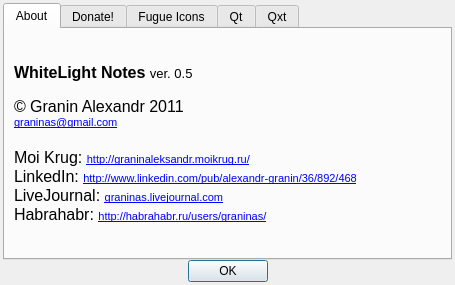
<?xml version="1.0" encoding="UTF-8"?>
<ui version="4.0">
 <class>AboutDialog</class>
 <widget class="QDialog" name="AboutDialog">
  <property name="geometry">
   <rect>
    <x>0</x>
    <y>0</y>
    <width>455</width>
    <height>285</height>
   </rect>
  </property>
  <property name="windowTitle">
   <string>About WhiteLight Notes</string>
  </property>
  <property name="windowIcon">
   <iconset resource="icons.qrc">
    <normaloff>:/icons/resources/question-balloon.png</normaloff>:/icons/resources/question-balloon.png</iconset>
  </property>
  <layout class="QVBoxLayout" name="verticalLayout_2">
   <property name="spacing">
    <number>0</number>
   </property>
   <property name="margin">
    <number>3</number>
   </property>
   <item>
    <widget class="QTabWidget" name="tabWidget">
     <property name="currentIndex">
      <number>0</number>
     </property>
     <widget class="QWidget" name="tab">
      <attribute name="title">
       <string>About</string>
      </attribute>
      <layout class="QVBoxLayout" name="verticalLayout">
       <property name="leftMargin">
        <number>9</number>
       </property>
       <property name="topMargin">
        <number>9</number>
       </property>
       <item>
        <widget class="QLabel" name="label_6">
         <property name="text">
          <string>&lt;!DOCTYPE HTML PUBLIC &quot;-//W3C//DTD HTML 4.0//EN&quot; &quot;http://www.w3.org/TR/REC-html40/strict.dtd&quot;&gt;
&lt;html&gt;&lt;head&gt;&lt;meta name=&quot;qrichtext&quot; content=&quot;1&quot; /&gt;&lt;style type=&quot;text/css&quot;&gt;
p, li { white-space: pre-wrap; }
&lt;/style&gt;&lt;/head&gt;&lt;body style=&quot; font-family:'MS Shell Dlg 2'; font-size:8.25pt; font-weight:400; font-style:normal;&quot;&gt;
&lt;p style=&quot; margin-top:0px; margin-bottom:0px; margin-left:0px; margin-right:0px; -qt-block-indent:0; text-indent:0px;&quot;&gt;&lt;span style=&quot; font-size:12pt; font-weight:600;&quot;&gt;WhiteLight Notes &lt;/span&gt;&lt;span style=&quot; font-size:10pt;&quot;&gt;ver. 0.5&lt;/span&gt;&lt;/p&gt;
&lt;p style=&quot;-qt-paragraph-type:empty; margin-top:0px; margin-bottom:0px; margin-left:0px; margin-right:0px; -qt-block-indent:0; text-indent:0px; font-size:10pt;&quot;&gt;&lt;/p&gt;
&lt;p style=&quot; margin-top:0px; margin-bottom:0px; margin-left:0px; margin-right:0px; -qt-block-indent:0; text-indent:0px;&quot;&gt;&lt;span style=&quot; font-size:12pt;&quot;&gt;© Granin Alexandr 2011&lt;/span&gt;&lt;/p&gt;
&lt;p style=&quot; margin-top:0px; margin-bottom:0px; margin-left:0px; margin-right:0px; -qt-block-indent:0; text-indent:0px;&quot;&gt;&lt;a href=&quot;graninas@gmail.com&quot;&gt;&lt;span style=&quot; text-decoration: underline; color:#0000ff;&quot;&gt;graninas@gmail.com&lt;/span&gt;&lt;/a&gt;&lt;/p&gt;
&lt;p style=&quot;-qt-paragraph-type:empty; margin-top:0px; margin-bottom:0px; margin-left:0px; margin-right:0px; -qt-block-indent:0; text-indent:0px; font-size:12pt;&quot;&gt;&lt;/p&gt;
&lt;p style=&quot; margin-top:0px; margin-bottom:0px; margin-left:0px; margin-right:0px; -qt-block-indent:0; text-indent:0px;&quot;&gt;&lt;span style=&quot; font-size:12pt;&quot;&gt;Moi Krug: &lt;/span&gt;&lt;a href=&quot;http://graninaleksandr.moikrug.ru/&quot;&gt;&lt;span style=&quot; font-size:8pt; text-decoration: underline; color:#0000ff;&quot;&gt;http://graninaleksandr.moikrug.ru/&lt;/span&gt;&lt;/a&gt;&lt;/p&gt;
&lt;p style=&quot; margin-top:0px; margin-bottom:0px; margin-left:0px; margin-right:0px; -qt-block-indent:0; text-indent:0px;&quot;&gt;&lt;span style=&quot; font-size:12pt;&quot;&gt;LinkedIn: &lt;/span&gt;&lt;a href=&quot;http://www.linkedin.com/pub/alexandr-granin/36/892/468&quot;&gt;&lt;span style=&quot; font-size:8pt; text-decoration: underline; color:#0000ff;&quot;&gt;http://www.linkedin.com/pub/alexandr-granin/36/892/468&lt;/span&gt;&lt;/a&gt;&lt;/p&gt;
&lt;p style=&quot; margin-top:0px; margin-bottom:0px; margin-left:0px; margin-right:0px; -qt-block-indent:0; text-indent:0px;&quot;&gt;&lt;span style=&quot; font-size:12pt;&quot;&gt;LiveJournal: &lt;/span&gt;&lt;a href=&quot;http://graninas.livejournal.com/&quot;&gt;&lt;span style=&quot; font-size:8pt; text-decoration: underline; color:#0000ff;&quot;&gt;graninas.livejournal.com&lt;/span&gt;&lt;/a&gt;&lt;/p&gt;
&lt;p style=&quot; margin-top:0px; margin-bottom:0px; margin-left:0px; margin-right:0px; -qt-block-indent:0; text-indent:0px;&quot;&gt;&lt;span style=&quot; font-size:12pt;&quot;&gt;Habrahabr: &lt;/span&gt;&lt;a href=&quot;http://habrahabr.ru/users/graninas/&quot;&gt;&lt;span style=&quot; font-size:8pt; text-decoration: underline; color:#0000ff;&quot;&gt;http://habrahabr.ru/users/graninas/&lt;/span&gt;&lt;/a&gt;&lt;/p&gt;&lt;/body&gt;&lt;/html&gt;</string>
         </property>
        </widget>
       </item>
      </layout>
     </widget>
     <widget class="QWidget" name="tab_3">
      <attribute name="title">
       <string>Donate!</string>
      </attribute>
      <layout class="QFormLayout" name="formLayout">
       <property name="fieldGrowthPolicy">
        <enum>QFormLayout::AllNonFixedFieldsGrow</enum>
       </property>
       <item row="2" column="0">
        <widget class="QLabel" name="label_8">
         <property name="text">
          <string>Yandex.Money:</string>
         </property>
        </widget>
       </item>
       <item row="2" column="1">
        <widget class="QLineEdit" name="lineEdit">
         <property name="text">
          <string>41001391751778</string>
         </property>
         <property name="readOnly">
          <bool>true</bool>
         </property>
        </widget>
       </item>
       <item row="3" column="0">
        <widget class="QLabel" name="label_9">
         <property name="text">
          <string>Mobile phone number:</string>
         </property>
        </widget>
       </item>
       <item row="3" column="1">
        <widget class="QLineEdit" name="lineEdit_2">
         <property name="text">
          <string>+79644600676</string>
         </property>
         <property name="readOnly">
          <bool>true</bool>
         </property>
        </widget>
       </item>
       <item row="4" column="0">
        <widget class="QLabel" name="label_10">
         <property name="text">
          <string>QIWI:</string>
         </property>
        </widget>
       </item>
       <item row="4" column="1">
        <widget class="QLineEdit" name="lineEdit_3">
         <property name="text">
          <string>9644600676</string>
         </property>
         <property name="readOnly">
          <bool>true</bool>
         </property>
        </widget>
       </item>
       <item row="0" column="0" colspan="2">
        <widget class="QLabel" name="label_7">
         <property name="text">
          <string>&lt;!DOCTYPE HTML PUBLIC &quot;-//W3C//DTD HTML 4.0//EN&quot; &quot;http://www.w3.org/TR/REC-html40/strict.dtd&quot;&gt;
&lt;html&gt;&lt;head&gt;&lt;meta name=&quot;qrichtext&quot; content=&quot;1&quot; /&gt;&lt;style type=&quot;text/css&quot;&gt;
p, li { white-space: pre-wrap; }
&lt;/style&gt;&lt;/head&gt;&lt;body style=&quot; font-family:'MS Shell Dlg 2'; font-size:8.25pt; font-weight:400; font-style:normal;&quot;&gt;
&lt;p style=&quot; margin-top:0px; margin-bottom:0px; margin-left:0px; margin-right:0px; -qt-block-indent:0; text-indent:0px;&quot;&gt;&lt;span style=&quot; font-size:9pt; font-weight:600;&quot;&gt;Please, donate!&lt;/span&gt;&lt;/p&gt;
&lt;p style=&quot;-qt-paragraph-type:empty; margin-top:0px; margin-bottom:0px; margin-left:0px; margin-right:0px; -qt-block-indent:0; text-indent:0px; font-size:9pt; font-weight:600;&quot;&gt;&lt;/p&gt;
&lt;p style=&quot; margin-top:0px; margin-bottom:0px; margin-left:0px; margin-right:0px; -qt-block-indent:0; text-indent:0px;&quot;&gt;&lt;a name=&quot;result_box&quot;&gt;&lt;/a&gt;&lt;span style=&quot; font-size:9pt; font-weight:600;&quot;&gt;T&lt;/span&gt;&lt;span style=&quot; font-size:9pt; font-weight:600;&quot;&gt;he author is grateful to receive donations for this program.&lt;/span&gt;&lt;/p&gt;
&lt;p style=&quot; margin-top:0px; margin-bottom:0px; margin-left:0px; margin-right:0px; -qt-block-indent:0; text-indent:0px;&quot;&gt;&lt;a name=&quot;result_box&quot;&gt;&lt;/a&gt;&lt;span style=&quot; font-size:9pt; font-weight:600;&quot;&gt;D&lt;/span&gt;&lt;span style=&quot; font-size:9pt; font-weight:600;&quot;&gt;onations will help the author to acquire development tools (Qt).&lt;/span&gt;&lt;/p&gt;&lt;/body&gt;&lt;/html&gt;</string>
         </property>
        </widget>
       </item>
       <item row="1" column="0" colspan="2">
        <spacer name="horizontalSpacer">
         <property name="orientation">
          <enum>Qt::Horizontal</enum>
         </property>
         <property name="sizeHint" stdset="0">
          <size>
           <width>40</width>
           <height>20</height>
          </size>
         </property>
        </spacer>
       </item>
      </layout>
     </widget>
     <widget class="QWidget" name="tab_2">
      <attribute name="title">
       <string>Fugue Icons</string>
      </attribute>
      <layout class="QVBoxLayout" name="verticalLayout_3">
       <item>
        <widget class="QLabel" name="label_4">
         <property name="text">
          <string>&lt;!DOCTYPE HTML PUBLIC &quot;-//W3C//DTD HTML 4.0//EN&quot; &quot;http://www.w3.org/TR/REC-html40/strict.dtd&quot;&gt;
&lt;html&gt;&lt;head&gt;&lt;meta name=&quot;qrichtext&quot; content=&quot;1&quot; /&gt;&lt;style type=&quot;text/css&quot;&gt;
p, li { white-space: pre-wrap; }
&lt;/style&gt;&lt;/head&gt;&lt;body style=&quot; font-family:'MS Shell Dlg 2'; font-size:8.25pt; font-weight:400; font-style:normal;&quot;&gt;
&lt;p style=&quot; margin-top:0px; margin-bottom:0px; margin-left:0px; margin-right:0px; -qt-block-indent:0; text-indent:0px;&quot;&gt;&lt;span style=&quot; font-size:12pt; font-weight:600;&quot;&gt;Fugue Icons&lt;/span&gt;&lt;span style=&quot; font-size:12pt;&quot;&gt; are Copyright © Yusuke Kamiyamane.&lt;/span&gt;&lt;/p&gt;
&lt;p style=&quot; margin-top:0px; margin-bottom:0px; margin-left:0px; margin-right:0px; -qt-block-indent:0; text-indent:0px;&quot;&gt;&lt;span style=&quot; font-size:12pt;&quot;&gt;All rights reserved.&lt;/span&gt;&lt;/p&gt;
&lt;p style=&quot; margin-top:0px; margin-bottom:0px; margin-left:0px; margin-right:0px; -qt-block-indent:0; text-indent:0px;&quot;&gt;&lt;span style=&quot; font-size:10pt;&quot;&gt;Licensed under a Creative Commons Attribution 3.0 license&lt;/span&gt;&lt;/p&gt;
&lt;p style=&quot; margin-top:0px; margin-bottom:0px; margin-left:0px; margin-right:0px; -qt-block-indent:0; text-indent:0px;&quot;&gt;&lt;span style=&quot; font-size:10pt;&quot;&gt;(&lt;/span&gt;&lt;a href=&quot;http://creativecommons.org/licenses/by/3.0/&quot;&gt;&lt;span style=&quot; text-decoration: underline; color:#0000ff;&quot;&gt;http://creativecommons.org/licenses/by/3.0/&lt;/span&gt;&lt;/a&gt;&lt;span style=&quot; font-size:10pt;&quot;&gt;)&lt;/span&gt;&lt;/p&gt;
&lt;p style=&quot; margin-top:0px; margin-bottom:0px; margin-left:0px; margin-right:0px; -qt-block-indent:0; text-indent:0px;&quot;&gt;&lt;span style=&quot; font-size:10pt;&quot;&gt;Home page: &lt;/span&gt;&lt;a href=&quot;http://p.yusukekamiyamane.com/&quot;&gt;&lt;span style=&quot; text-decoration: underline; color:#0000ff;&quot;&gt;http://p.yusukekamiyamane.com/&lt;/span&gt;&lt;/a&gt;&lt;/p&gt;&lt;/body&gt;&lt;/html&gt;</string>
         </property>
        </widget>
       </item>
       <item>
        <widget class="QLabel" name="label_5">
         <property name="text">
          <string>&lt;!DOCTYPE HTML PUBLIC &quot;-//W3C//DTD HTML 4.0//EN&quot; &quot;http://www.w3.org/TR/REC-html40/strict.dtd&quot;&gt;
&lt;html&gt;&lt;head&gt;&lt;meta name=&quot;qrichtext&quot; content=&quot;1&quot; /&gt;&lt;style type=&quot;text/css&quot;&gt;
p, li { white-space: pre-wrap; }
&lt;/style&gt;&lt;/head&gt;&lt;body style=&quot; font-family:'MS Shell Dlg 2'; font-size:8.25pt; font-weight:400; font-style:normal;&quot;&gt;
&lt;p align=&quot;center&quot; style=&quot; margin-top:0px; margin-bottom:0px; margin-left:0px; margin-right:0px; -qt-block-indent:0; text-indent:0px;&quot;&gt;&lt;img src=&quot;:/icons/resources/block.png&quot; /&gt;&lt;img src=&quot;:/icons/resources/arrow-turn-180-left.png&quot; /&gt;&lt;img src=&quot;:/icons/resources/arrow-turn.png&quot; /&gt;&lt;img src=&quot;:/icons/resources/door-open.png&quot; /&gt;&lt;img src=&quot;:/icons/resources/edit-color-black.ico&quot; /&gt;&lt;img src=&quot;:/icons/resources/edit-heading.png&quot; /&gt;&lt;img src=&quot;:/icons/resources/edit-bold.png&quot; /&gt;&lt;img src=&quot;:/icons/resources/edit-italic.png&quot; /&gt;&lt;img src=&quot;:/icons/resources/edit-underline.png&quot; /&gt;&lt;img src=&quot;:/icons/resources/edit-list.png&quot; /&gt;&lt;img src=&quot;:/icons/resources/edit-size-down.png&quot; /&gt;&lt;img src=&quot;:/icons/resources/edit-size-up.png&quot; /&gt;&lt;img src=&quot;:/icons/resources/edit.png&quot; /&gt;&lt;img src=&quot;:/icons/resources/eraser.png&quot; /&gt;&lt;img src=&quot;:/icons/resources/folder-open.png&quot; /&gt;&lt;img src=&quot;:/icons/resources/gear.png&quot; /&gt;&lt;img src=&quot;:/icons/resources/notebook.png&quot; /&gt;&lt;img src=&quot;:/icons/resources/notebook--plus.png&quot; /&gt;&lt;img src=&quot;:/icons/resources/notebooks.png&quot; /&gt;&lt;img src=&quot;:/icons/resources/question-balloon.png&quot; /&gt;&lt;/p&gt;&lt;/body&gt;&lt;/html&gt;</string>
         </property>
        </widget>
       </item>
      </layout>
     </widget>
     <widget class="QWidget" name="tab_5">
      <attribute name="title">
       <string>Qt</string>
      </attribute>
      <layout class="QVBoxLayout" name="verticalLayout_5">
       <item>
        <widget class="QLabel" name="label_12">
         <property name="text">
          <string>&lt;!DOCTYPE HTML PUBLIC &quot;-//W3C//DTD HTML 4.0//EN&quot; &quot;http://www.w3.org/TR/REC-html40/strict.dtd&quot;&gt;
&lt;html&gt;&lt;head&gt;&lt;meta name=&quot;qrichtext&quot; content=&quot;1&quot; /&gt;&lt;style type=&quot;text/css&quot;&gt;
p, li { white-space: pre-wrap; }
&lt;/style&gt;&lt;/head&gt;&lt;body style=&quot; font-family:'MS Shell Dlg 2'; font-size:8.25pt; font-weight:400; font-style:normal;&quot;&gt;
&lt;p style=&quot; margin-top:0px; margin-bottom:0px; margin-left:0px; margin-right:0px; -qt-block-indent:0; text-indent:0px;&quot;&gt;&lt;span style=&quot; font-size:8pt; font-weight:600;&quot;&gt;Qt 4.7.4&lt;/span&gt;&lt;/p&gt;
&lt;p style=&quot; margin-top:0px; margin-bottom:0px; margin-left:0px; margin-right:0px; -qt-block-indent:0; text-indent:0px;&quot;&gt;&lt;span style=&quot; font-size:8pt; font-weight:600;&quot;&gt;Copyright (C) 2011 Nokia Corporation and/or its subsidiary(-ies).&lt;/span&gt;&lt;/p&gt;
&lt;p style=&quot; margin-top:0px; margin-bottom:0px; margin-left:0px; margin-right:0px; -qt-block-indent:0; text-indent:0px;&quot;&gt;&lt;span style=&quot; font-size:8pt; font-weight:600;&quot;&gt;All rights reserved.&lt;/span&gt;&lt;/p&gt;
&lt;p style=&quot; margin-top:0px; margin-bottom:0px; margin-left:0px; margin-right:0px; -qt-block-indent:0; text-indent:0px;&quot;&gt;&lt;span style=&quot; font-size:8pt; font-weight:600;&quot;&gt;Contact: Nokia Corporation (qt-info@nokia.com)&lt;/span&gt;&lt;/p&gt;
&lt;p style=&quot;-qt-paragraph-type:empty; margin-top:0px; margin-bottom:0px; margin-left:0px; margin-right:0px; -qt-block-indent:0; text-indent:0px; font-size:8pt; font-weight:600;&quot;&gt;&lt;/p&gt;
&lt;p style=&quot; margin-top:0px; margin-bottom:0px; margin-left:0px; margin-right:0px; -qt-block-indent:0; text-indent:0px;&quot;&gt;&lt;span style=&quot; font-size:8pt; font-weight:600;&quot;&gt;License: GNU GPLv3, GNU LGPLv3&lt;/span&gt;&lt;/p&gt;&lt;/body&gt;&lt;/html&gt;</string>
         </property>
        </widget>
       </item>
       <item>
        <spacer name="verticalSpacer">
         <property name="orientation">
          <enum>Qt::Vertical</enum>
         </property>
         <property name="sizeHint" stdset="0">
          <size>
           <width>20</width>
           <height>40</height>
          </size>
         </property>
        </spacer>
       </item>
      </layout>
     </widget>
     <widget class="QWidget" name="tab_4">
      <attribute name="title">
       <string>Qxt</string>
      </attribute>
      <layout class="QVBoxLayout" name="verticalLayout_4">
       <item>
        <widget class="QPlainTextEdit" name="plainTextEdit">
         <property name="plainText">
          <string>Qt Extension Library 
Copyright (C) 2007 Qxt Foundation

------------------- Disclaimer ------------------------------------------------

Until the Qxt Foundation is legally established, copyright for the
source code falls back to the original contributor. For information about the
status of the Qxt Foundation, or about the copyright status of any part of Qxt,
contact the Qxt project maintainers at &lt;foundation@libqxt.org&gt;

Once the Qxt Foundation has been legally established, all contributors must
transfer all copyright interest to the Qxt Foundation before their submissions
will be added to the project.

------------------- License ---------------------------------------------------

This library is free software; you can redistribute it and/or modify it
under the terms of the Common Public License, version 1.0, as published by IBM 
or under  the terms of the  GNU Lesser General Public License, version 2.1, 
as published by the Free Software Foundation

This file is provided &quot;AS IS&quot;, without WARRANTIES OR CONDITIONS OF ANY
KIND, EITHER EXPRESS OR IMPLIED INCLUDING, WITHOUT LIMITATION, ANY
WARRANTIES OR CONDITIONS OF TITLE, NON-INFRINGEMENT, MERCHANTABILITY OR
FITNESS FOR A PARTICULAR PURPOSE.

You should have received a copy of the CPL along with this file.
See the LICENSE file and the cpl1.0.txt file included with the source
distribution for more information. If you did not receive a copy of the
license, contact the Qxt Foundation.

You should have received a copy of the LGPL along with this file.
See the LICENSE file and the lgpl-2.1.txt file included with the source
distribution for more information. If you did not receive a copy of the
license, contact the Qxt Foundation.

Parts of Qxt depend on Qt 4 and/or other libraries that have their own
licenses. Qxt is independent of these licenses; however, use of these other
libraries is subject to their respective license agreements.

------------------- Intent ----------------------------------------------------

The following section describes the opinions and intent of the Qxt Foundation
with regards to the licensing and use of the Qxt source code and library. In
the event that the CPL is found to be illegal or invalid, or if any application
or clause of the license is subjected to question or abuse, this section is a
general statement of the desired interpretation.

This section has no legal standing and the statements made here are strictly
subject to the text of the CPL; that is, if this section and the CPL are in
disagreement, the text of the CPL takes precedence. In no way does this
intent grant you any additional rights or impose any additional restrictions.

If you have questions about licensing, contact the maintainers.

Qxt is built and supported by open-source enthusiasts.
- Please respect the open-source background of the contributors. The code is
  provided for everyone's use; you may not restrict the rights of anyone to
  use it.
      - No individual may claim ownership of any part of the code. It belongs
        to the community.
      - You may modify the source code to suit your needs, but these changes
        must be made free. If you distribute a modified form of Qxt, you must
        also distribute the entire source code of the modified form.
      - Digital Rights Management (DRM) puts unfair, unfree restrictions on
        users and developers. It is the opposite of Free Software. We can't
        stop you from using it, but please don't use the Qxt name for software
        restricted by DRM.
- Please respect the time and effort put into the project by the developers.
      - If you find Qxt useful, it would be appreciated if you would include
        text in your application (for instance, in the About dialog) giving
        acknowledgement to Qxt.
      - If you make modifications to the source code, you must not call the
        modified version &quot;Qxt.&quot; It's okay to include &quot;Qxt&quot; in the name, but
        anyone who receives the modified version needs to know that it's not
        the same as the version distributed by the Qxt Foundation.
- We want everyone to be able to use Qxt without restrictions.
      - If you distribute Qxt in compiled binary form, please ensure that
        everyone who receives it can get the source code used to create it.
      - You are free to use Qxt in closed-source applications as long as you
        distribute Qxt in an open-source fashion. This does not require you
        to make your entire application open-source.
- The Qxt Foundation is a non-profit, non-political organization.
      - Please don't use the Qxt name in any political or semi-political
        propaganda or publication. We don't like it.
- Qxt is distributed &quot;as-is,&quot; with no warranty.
      - If it makes your program crash, your computer blow up, or tiny demons
        fly out of your nose, please don't sue us.

</string>
         </property>
        </widget>
       </item>
      </layout>
     </widget>
    </widget>
   </item>
   <item>
    <widget class="QDialogButtonBox" name="buttonBox">
     <property name="orientation">
      <enum>Qt::Horizontal</enum>
     </property>
     <property name="standardButtons">
      <set>QDialogButtonBox::Ok</set>
     </property>
     <property name="centerButtons">
      <bool>true</bool>
     </property>
    </widget>
   </item>
  </layout>
 </widget>
 <resources>
  <include location="icons.qrc"/>
 </resources>
 <connections>
  <connection>
   <sender>buttonBox</sender>
   <signal>accepted()</signal>
   <receiver>AboutDialog</receiver>
   <slot>accept()</slot>
   <hints>
    <hint type="sourcelabel">
     <x>248</x>
     <y>254</y>
    </hint>
    <hint type="destinationlabel">
     <x>157</x>
     <y>274</y>
    </hint>
   </hints>
  </connection>
  <connection>
   <sender>buttonBox</sender>
   <signal>rejected()</signal>
   <receiver>AboutDialog</receiver>
   <slot>reject()</slot>
   <hints>
    <hint type="sourcelabel">
     <x>316</x>
     <y>260</y>
    </hint>
    <hint type="destinationlabel">
     <x>286</x>
     <y>274</y>
    </hint>
   </hints>
  </connection>
 </connections>
</ui>
